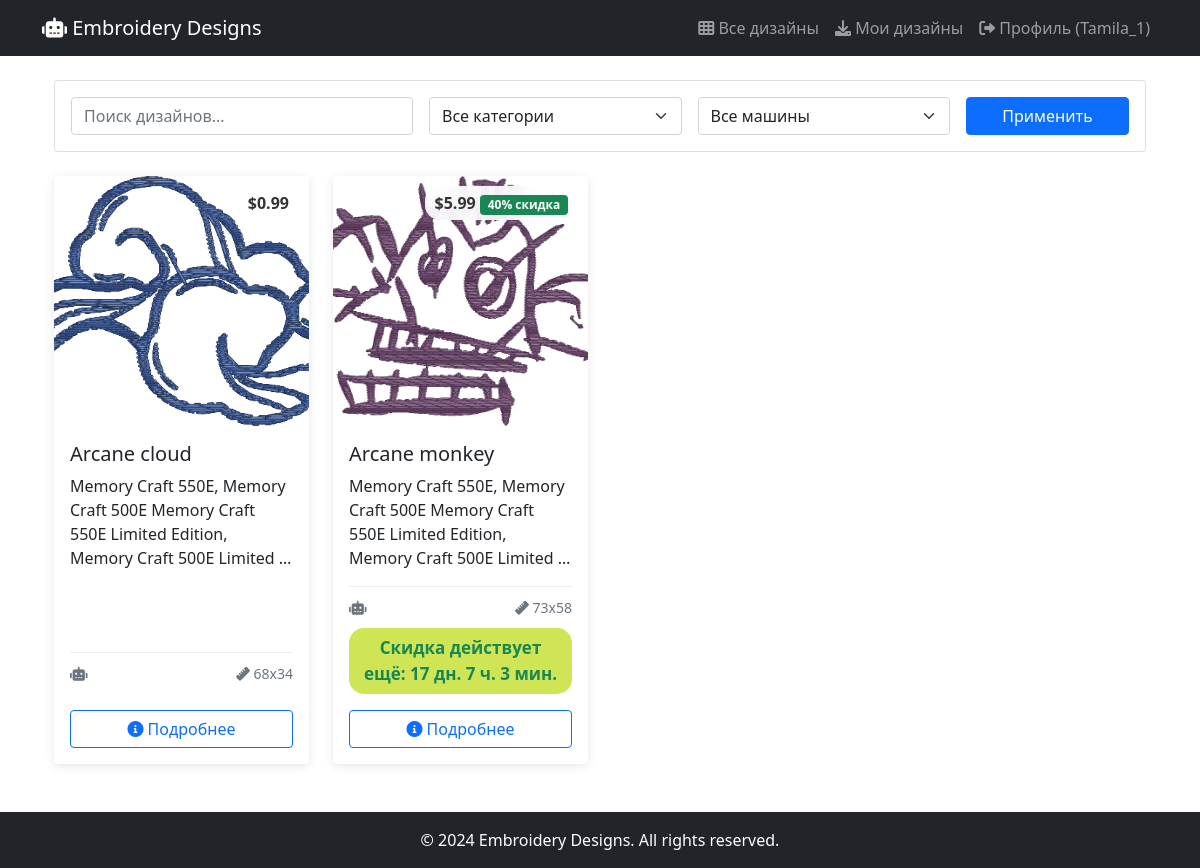
Screenshot of / (signed in) with the database file from the repository.
### designs/models.py (models this page shows, shortened)
class Design(models.Model):
    title = models.CharField(max_length=200)
    description = models.TextField()
    category = models.ForeignKey(
        Category,
        on_delete=models.CASCADE,
        related_name='designs'
    )
    machine_types = models.ManyToManyField(
        MachineType,
        related_name='designs',
        blank=True
    )
    design_width = models.IntegerField(help_text="Ширина дизайна в мм", default=100)
    design_height = models.IntegerField(help_text="Высота дизайна в мм", default=100)
    stitch_count = models.IntegerField(default=0, help_text="Общее количество стежков в дизайне")
    design_size = models.CharField(max_length=100, help_text="Размер дизайна в мм (например: 100x100)",
                                    blank=True, default="100x100")
    compatible_hoops = models.ManyToManyField(
        HoopSize,
        blank=True,
        verbose_name="Совместимые пяльца",
        help_text="Выберите пяльца, для которых подходит этот дизайн"
    )
    image_preview = models.ImageField(upload_to='designs/previews/')
    plus_storage = PlusFriendlyStorage()
    design_file = models.FileField(upload_to=upload_to_original, storage=plus_storage,
                                    validators=[validate_embroidery_file])
    created_at = models.DateTimeField(auto_now_add=True)
    updated_at = models.DateTimeField(auto_now=True)
    is_active = models.BooleanField(default=True)
    class Meta:
        ordering = ['-created_at']

### designs/views.py (the view)
# urls.py: path('', views.design_list, name='design_list'),
def design_list(request):
    category_id = request.GET.get('category')
    machine_type = request.GET.get('machine_type')
    search_query = request.GET.get('search')
    page = request.GET.get('page', 1)
    designs = Design.objects.filter(is_active=True)
    if category_id:
        designs = designs.filter(category_id=category_id)
    if machine_type and machine_type != 'both':
        designs = designs.filter(machine_type__in=[machine_type, 'both'])
    if search_query:
        designs = designs.filter(
            Q(title__icontains=search_query) |
            Q(description__icontains=search_query)
        )
    categories = Category.objects.all()
    paginator = Paginator(designs, 12)
    designs_page = paginator.get_page(page)
    designs_with_price = []
    for design in designs_page:
        price_data = get_final_price(design)
        designs_with_price.append({
            'design': design,
            'price_data': price_data
        })
    context = {
        'designs': designs_with_price,
        'categories': categories,
        'paginator': paginator,
    }
    return render(request, 'designs/all_items-ru.html', context)

### payments/models.py (called while the page is built)
    def is_valid(self):
        now = timezone.now()
        return self.active and self.start_date <= now <= self.end_date

### designs/templates/designs/all_items-ru.html (shortened to what this page needs)
{% extends 'base.html' %}
{% block content %}
<div class="container-fluid">
    <div class="row mb-4">
        <div class="col-12">
            <div class="card">
                <div class="card-body">
                    <form method="get" class="row g-3">
                        <div class="col-md-4">
                            <input type="text" name="search" class="form-control" placeholder="Поиск дизайнов..." value="{{ request.GET.search }}">
                        </div>
                        <div class="col-md-3">
                            <select name="category" class="form-select">
                                <option value="">Все категории</option>
                            </select>
                        </div>
                        <div class="col-md-3">
                            <select name="machine_type" class="form-select">
                                <option value="">Все машины</option>
                            </select>
                        </div>
                        <div class="col-md-2">
                            <button type="submit" class="btn btn-primary w-100">Применить</button>
                        </div>
                    </form>
                </div>
            </div>
        </div>
    </div>
    <div class="row">
        {% for item in designs %}
        {% with design=item.design price_data=item.price_data %}
        <div class="col-xl-3 col-lg-4 col-md-6 col-sm-6 mb-4">
            <div class="card h-100 design-card">
                <div class="design-image-container">
                    <img src="{{ design.image_preview.url }}" class="card-img-top design-image" alt="{{ design.title }}">
                    <div class="design-price-badge">
                        ${{ price_data.final_price }}
                        {% if price_data.discount_percent %}
                            <span class="badge bg-success">{{ price_data.discount_percent }}% скидка</span>
                        {% endif %}
                    </div>
                </div>
                <div class="card-body d-flex flex-column">
                    <h5 class="card-title">{{ design.title }}</h5>
                    <p class="card-text flex-grow-1">{{ design.description|truncatewords:15 }}</p>
                    <div class="design-specs mt-auto">
                        <div class="row small text-muted">
                            <div class="col-6">
                                <i class="fas fa-robot"></i>
                            </div>
                            <div class="col-6 text-end">
                                <i class="fas fa-ruler"></i>
                                {{ design.design_size }}
                            </div>
                        </div>
                    </div>
                    <div class="discount">
                        {% if price_data.discount_ends_in %}
                        <p class="text-success small mt-1">
                            Скидка действует ещё: {{ price_data.discount_ends_in }}
                        </p>
                        {% endif %}
                    </div>
                    <div class="mt-3">
                        <a href="{% url 'item_info' design.id %}" class="btn btn-outline-primary w-100">
                            <i class="fas fa-info-circle"></i> Подробнее
                        </a>
                    </div>
                </div>
            </div>
        </div>
        {% endwith %}
        {% endfor %}
    </div>
</div>
{% endblock %}

### templates/base.html (shortened to what this page needs)
{% load static %}
<!DOCTYPE html>
<html>
<head>
    <link href="https://cdn.jsdelivr.net/npm/bootstrap@5.1.3/dist/css/bootstrap.min.css" rel="stylesheet">
    <link href="https://cdnjs.cloudflare.com/ajax/libs/font-awesome/6.0.0/css/all.min.css" rel="stylesheet">
    <link href="{% static 'css/rating.css' %}" rel="stylesheet">
    <link href="{% static 'css/base.css' %}" rel="stylesheet">
</head>
<body class='layout'>
    <nav class="navbar navbar-expand-lg navbar-dark bg-dark">
        <div class="container">
            <a class="navbar-brand" href="{% url 'design_list' %}">
                <i class="fas fa-robot"></i> Embroidery Designs
            </a>
            <div class="navbar-nav ms-auto">
                <a class="nav-link" href="{% url 'design_list' %}">
                    <i class="fas fa-th"></i> Все дизайны
                </a>
                {% if user.is_authenticated %}
                    <a class="nav-link" href="{% url 'my_designs' %}">
                        <i class="fas fa-download"></i> Мои дизайны
                    </a>
                        <form method="post" action="{% url 'profile' %}" class="d-inline">
                            <button type="submit" class="btn btn-link nav-link" style="border: none; background: none;">
                                <i class="fas fa-sign-out-alt"></i> Профиль ({{ user.username }})
                            </button>
                        </form>
                {% endif %}
            </div>
        </div>
    </nav>
    <div class="container mt-4">
        {% block content %}
        {% endblock %}
    </div>
    <footer class="bg-dark text-white text-center py-3 mt-4">
        &copy; 2024 Embroidery Designs. All rights reserved.
    </footer>
</body>
</html>

### static/css/base.css (style rules this page uses)
html, body { height: 100%; margin: 0; }
body.layout { display: flex; flex-direction: column; min-height: 100vh; }

### designs/templates/designs/all_items-ru.html (style rules this page uses)
.discount { background-color: #cfe556; border-radius: 15px; margin-top: 10px; }
.discount p { margin: 5px; font-weight: bold; font-size: 17px; text-align: center; padding: 3px; }
.design-card { transition: transform 0.2s, box-shadow 0.2s; border: none; box-shadow: 0 2px 10px rgba(0,0,0,0.1); }
.design-image-container { position: relative; overflow: hidden; height: 250px; }
.design-image { width: 100%; height: 100%; object-fit: cover; transition: transform 0.3s; }
.design-price-badge { position: absolute; top: 10px; right: 10px; background: rgba(255,255,255,0.9); padding: 5px 10px; border-radius: 15px; font-weight: bold; color: #333; backdrop-filter: blur(10px); }
.design-specs { border-top: 1px solid #eee; padding-top: 10px; }

### rows the page displays
Design: design.image_preview (picture), price_data.final_price "0.99", design "Arcane cloud", design.description "Memory Craft 550E, Memory Craft 500E Memory Craft 550E Limited Edition, Memory Craft 500E Limited …", design.design_size "68x34"
Design: design.image_preview (picture), price_data.final_price "5.99", price_data.discount_percent "40", design "Arcane monkey", design.description "Memory Craft 550E, Memory Craft 500E Memory Craft 550E Limited Edition, Memory Craft 500E Limited …", design.design_size "73x58", price_data.discount_ends_in "17 дн. 7 ч. 3 мин."

### other values shown
{{ user.username }} "Tamila_1"
